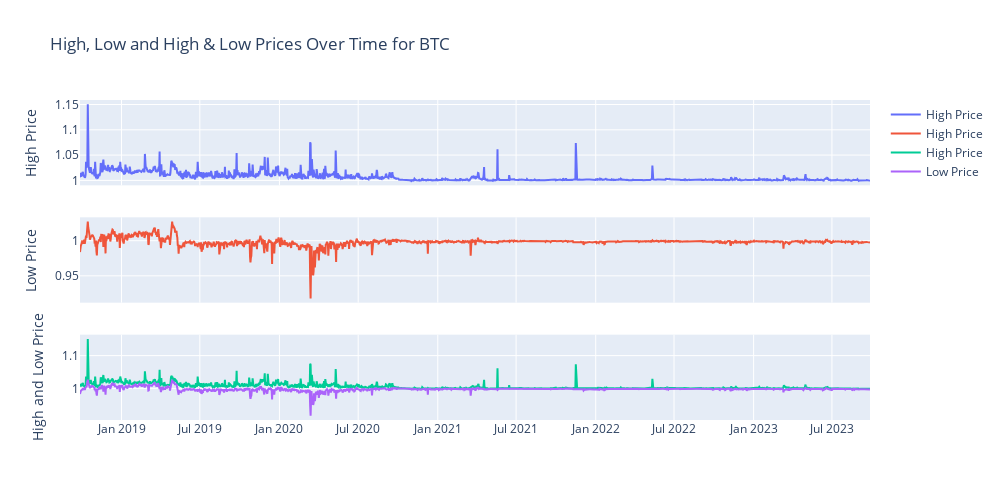

Write notebook code for a chart like this one.
### Markdown cell above
### Now, creating plots for High and Low Column Values

#### These are subplots

### Code cell
#Creating Subplots for high and low columns

fig = make_subplots(rows=3, cols=1, shared_xaxes=True, vertical_spacing=0.1)

# Second subplot (High Price)
fig.add_trace(go.Scatter(x=TrueUSD['Date'], y=TrueUSD['High'], mode='lines', name='High Price'), row=1, col=1)
fig.update_yaxes(title_text="High Price", row=1, col=1)

# Third subplot (Low Price)
fig.add_trace(go.Scatter(x=TrueUSD['Date'], y=TrueUSD['Low'], mode='lines', name='High Price'), row=2, col=1)
fig.update_yaxes(title_text="Low Price", row=2, col=1)

# Fourth subplot(High and Low Prices)
fig.add_trace(go.Scatter(x=TrueUSD['Date'], y=TrueUSD['High'], mode='lines', name='High Price'), row=3, col=1)
fig.add_trace(go.Scatter(x=TrueUSD['Date'], y=TrueUSD['Low'], mode='lines', name='Low Price'), row=3, col=1)
fig.update_yaxes(title_text="High and Low Price", row=3, col=1)

# setting up the title and size of the graph
fig.update_layout(title_text="High, Low and High & Low Prices Over Time for BTC",
    height=500,  # Set the height
    width=1000) # width
fig.show()

### Figure 1 — Plotly figure (JSON) as saved in the notebook; plotly's stock layout.template omitted (floating-point values rounded to 4 significant figures; data arrays with more than 128 entries replaced by an {"elided": "..."} marker saying what was removed)
{"data": [{"mode": "lines", "name": "High Price", "type": "scatter", "x": {"elided": "1827 str values"}, "xaxis": "x", "y": {"elided": "1827 float values"}, "yaxis": "y"}, {"mode": "lines", "name": "High Price", "type": "scatter", "x": {"elided": "1827 str values"}, "xaxis": "x2", "y": {"elided": "1827 float values"}, "yaxis": "y2"}, {"mode": "lines", "name": "High Price", "type": "scatter", "x": {"elided": "1827 str values"}, "xaxis": "x3", "y": {"elided": "1827 float values"}, "yaxis": "y3"}, {"mode": "lines", "name": "Low Price", "type": "scatter", "x": {"elided": "1827 str values"}, "xaxis": "x3", "y": {"elided": "1827 float values"}, "yaxis": "y3"}], "layout": {"height": 500, "title": {"text": "High, Low and High & Low Prices Over Time for BTC"}, "width": 1000, "xaxis": {"anchor": "y", "domain": [0, 1], "matches": "x3", "showticklabels": false}, "xaxis2": {"anchor": "y2", "domain": [0, 1], "matches": "x3", "showticklabels": false}, "xaxis3": {"anchor": "y3", "domain": [0, 1]}, "yaxis": {"anchor": "x", "domain": [0.7333, 1], "title": {"text": "High Price"}}, "yaxis2": {"anchor": "x2", "domain": [0.3667, 0.6333], "title": {"text": "Low Price"}}, "yaxis3": {"anchor": "x3", "domain": [0, 0.2667], "title": {"text": "High and Low Price"}}}}
